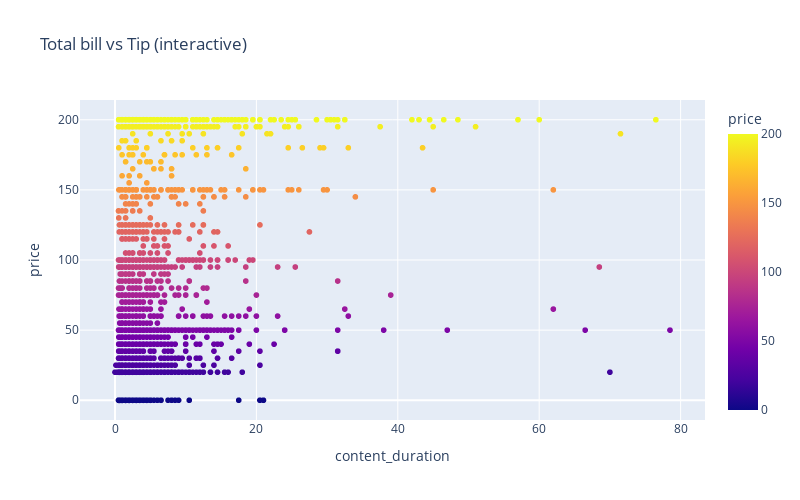

Write notebook code for a chart like this one.
### Code cell
fig = px.scatter(df, x="content_duration", y="price", color="price",
             hover_data=["num_lectures","num_subscribers","num_reviews"],
                 title="Total bill vs Tip (interactive)")
fig.update_layout(width=800, height=500)
fig.show()
# To save:
fig.write_html("interactive_scatter.html")

### Figure 1 — Plotly figure (JSON) as saved in the notebook; plotly's stock layout.template omitted (floating-point values rounded to 4 significant figures; data arrays with more than 128 entries replaced by an {"elided": "..."} marker saying what was removed)
{"data": [{"customdata": {"elided": "3678x3 int values"}, "hovertemplate": "content_duration=%{x}<br>price=%{marker.color}<br>num_lectures=%{customdata[0]}<br>num_subscribers=%{customdata[1]}<br>num_reviews=%{customdata[2]}<extra></extra>", "legendgroup": "", "marker": {"color": {"elided": "3678 int values"}, "coloraxis": "coloraxis", "symbol": "circle"}, "mode": "markers", "name": "", "showlegend": false, "type": "scattergl", "x": {"elided": "3678 float values"}, "xaxis": "x", "y": {"elided": "3678 int values"}, "yaxis": "y"}], "layout": {"coloraxis": {"colorbar": {"title": {"text": "price"}}, "colorscale": [[0, "#0d0887"], [0.1111, "#46039f"], [0.2222, "#7201a8"], [0.3333, "#9c179e"], [0.4444, "#bd3786"], [0.5556, "#d8576b"], [0.6667, "#ed7953"], [0.7778, "#fb9f3a"], [0.8889, "#fdca26"], [1, "#f0f921"]]}, "height": 500, "legend": {"tracegroupgap": 0}, "title": {"text": "Total bill vs Tip (interactive)"}, "width": 800, "xaxis": {"anchor": "y", "domain": [0, 1], "title": {"text": "content_duration"}}, "yaxis": {"anchor": "x", "domain": [0, 1], "title": {"text": "price"}}}}
